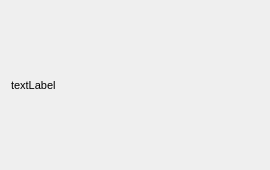
<?xml version="1.0" encoding="UTF-8"?>
<ui version="4.0">
 <class>Frame</class>
 <widget class="QFrame" name="Frame">
  <property name="geometry">
   <rect>
    <x>0</x>
    <y>0</y>
    <width>270</width>
    <height>170</height>
   </rect>
  </property>
  <property name="windowTitle">
   <string>Frame</string>
  </property>
  <layout class="QGridLayout" name="gridLayout">
   <item row="0" column="0">
    <widget class="QLabel" name="label">
     <property name="font">
      <font>
       <pointsize>8</pointsize>
       <weight>50</weight>
       <bold>false</bold>
      </font>
     </property>
     <property name="text">
      <string>textLabel</string>
     </property>
    </widget>
   </item>
  </layout>
 </widget>
 <resources/>
 <connections/>
</ui>
